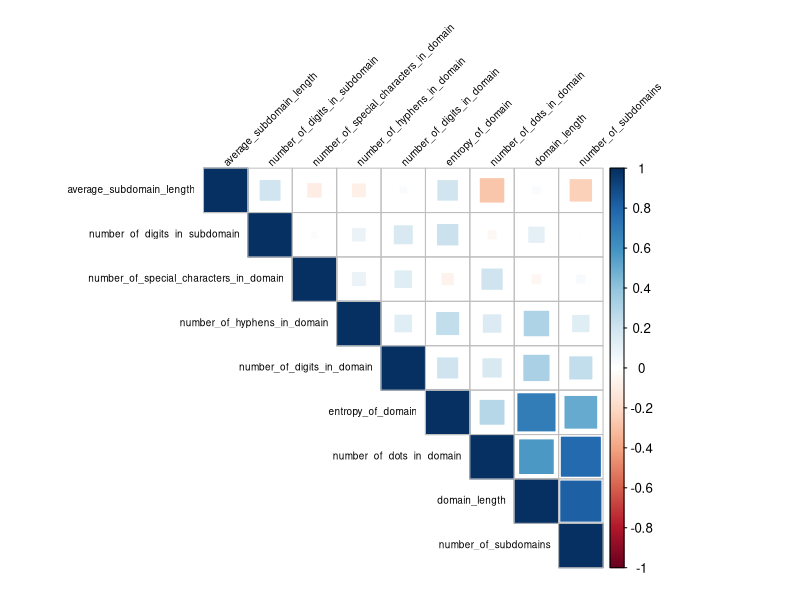
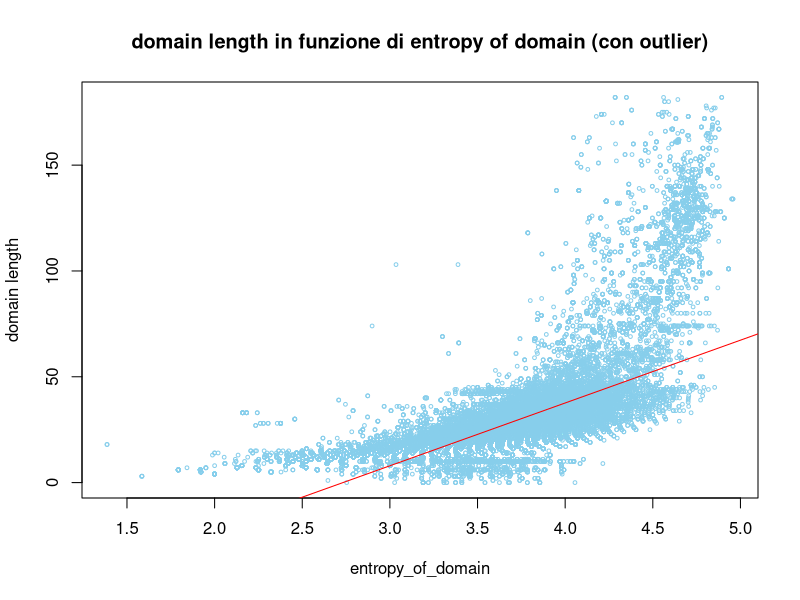
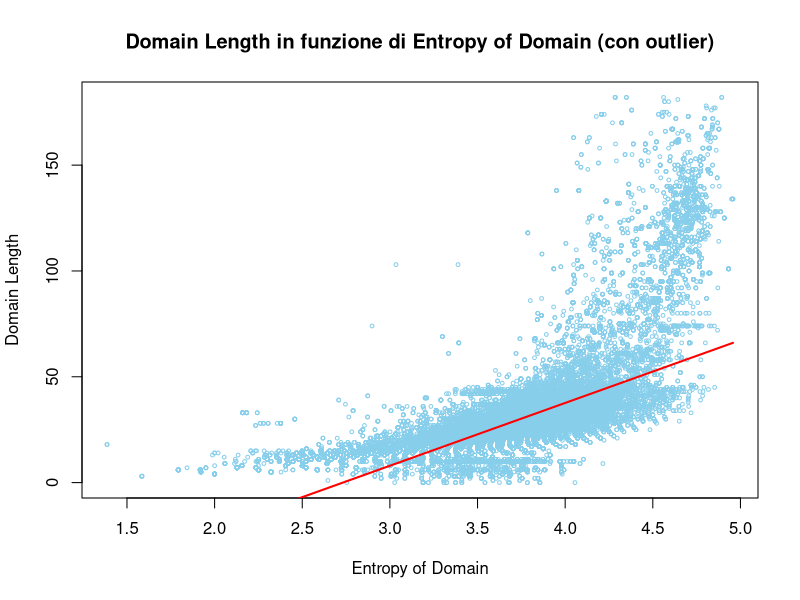
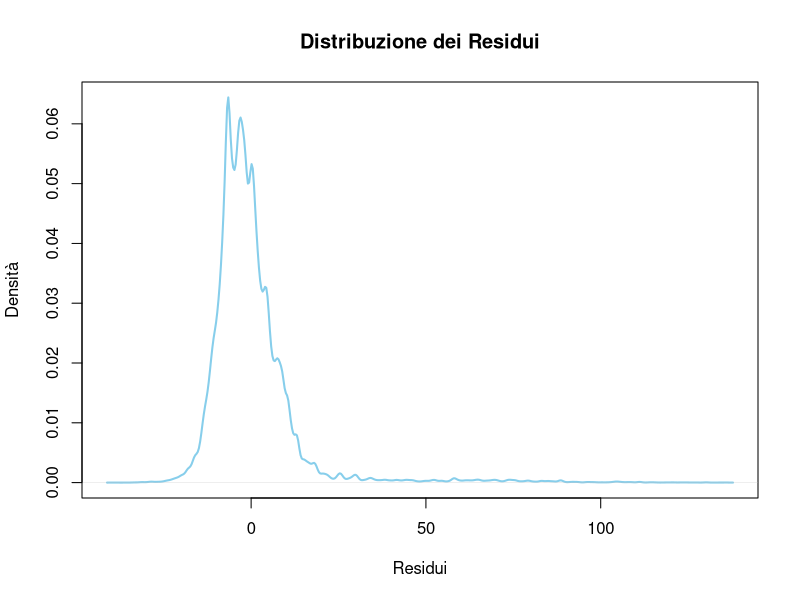

Here is the R script that generated these plots, in order:
# Librerie ----
library(corrplot)
library(data.table)

# Caricamento dataset ----
dataset <- read.csv("datasets/Dataset_Clean_Phishing_Domain.csv", header=TRUE, sep=",")

# Analisi delle correlazioni ----
correlations <- cor(dataset)

corrplot(
  correlations,
  method = "square",  # Usa colori per rappresentare le correlazioni
  type = "upper",     # Mostra solo la parte superiore della matrice
  order = "hclust",   # Ordina le variabili in base alla correlazione
  tl.col = "black",   # Colore delle etichette delle variabili
  tl.cex = 0.6,       # Dimensione del testo delle etichette
  tl.srt = 45,        # Rotazione delle etichette
  cl.cex = 0.8        # Dimensione del testo della legenda
)

# Regressione lineare ----
# Il modello prevede la lunghezza del dominio in funzione all'entropia dello stesso
modello <- lm(domain_length ~ entropy_of_domain, data = dataset)
modello

risultati <- summary(modello)
risultati

plot(dataset$entropy_of_domain, dataset$domain_length, 
     xlab = "entropy_of_domain", ylab = "domain length",
     main = "domain length in funzione di entropy of domain (con outlier)",
     cex = 0.5, col = "skyblue")
abline(modello, col = "red")

# Scatterplot regressione lineare multipla ----
# Fissa un valore per number_of_subdomains, ad esempio la media
fixed_subdomains <- mean(dataset$number_of_subdomains)

# Calcola i valori previsti per domain_length con il modello
predicted_values <- predict(modello, newdata = data.frame(
  entropy_of_domain = dataset$entropy_of_domain,
  number_of_subdomains = fixed_subdomains
))

# Plot dei dati osservati
plot(dataset$entropy_of_domain, dataset$domain_length, 
     xlab = "Entropy of Domain", ylab = "Domain Length",
     main = "Domain Length in funzione di Entropy of Domain (con outlier)",
     cex = 0.5, col = "skyblue")

# Aggiunge la curva prevista dal modello
lines(sort(dataset$entropy_of_domain), 
      predicted_values[order(dataset$entropy_of_domain)], 
      col = "red", lwd = 2)

# Calcolo residui ----
residui <- resid(modello)

media_residui <- mean(residui)
cat(format(media_residui, scientific = FALSE, trim = TRUE))

valori_previsti <- fitted(modello)
valori_osservati <- dataset$domain_length

# Grafico di densità dei residui
plot(density(residui), 
     main = "Distribuzione dei Residui", 
     xlab = "Residui", ylab = "Densità", 
     col = "skyblue", lwd = 2)